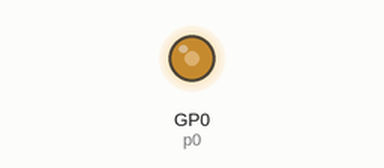
A program run on a simulated Raspberry Pi Pico running MicroPython. Parts: output pins drawn as LEDs (lit = HIGH). At 100.0 s the program stops and its outputs stay as they are.

Above: at 0.1 s.
At 100.1 s:
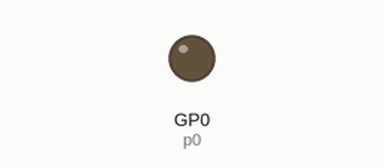
Timing chart, 0 to 101.5 s (numbered marks = the images above):
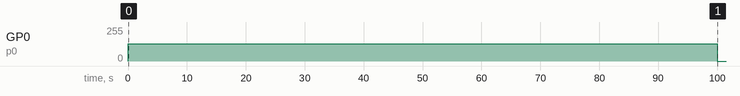

The program:

square_wave.py
```python
import time

from machine import Pin
import rp2

p0 = Pin(0)

# counter program using side-set to control output
@rp2.asm_pio(sideset_init=rp2.PIO.OUT_LOW)
def square():
    wrap_target()
    mov(x, osr).side(1)
    label("high")
    jmp(x_dec, "high")
    mov(x, osr).side(0)
    label("low")
    jmp(x_dec, "low")
    wrap()


# because 50% duty cycle square wave, need frequency to be even
# in here: clock divider of 12.5 is fine
sm = rp2.StateMachine(0, square, freq=10_000_000, sideset_base=p0)

# counts: two fewer than you think:
#
# mov() takes one instruction
# jmp x_dec only jumps when x_dec comes in as zero
#
# clock into the osr before program starts
sm.put(5 - 2)
sm.exec("pull()")

sm.active(1)
time.sleep(100)
sm.active(0)

# tidy
p0.off()
```

Measured:
- by itself, GP0 (p0): 0/255 → 128/255 at 0.00 s, → 0/255 100 s later
